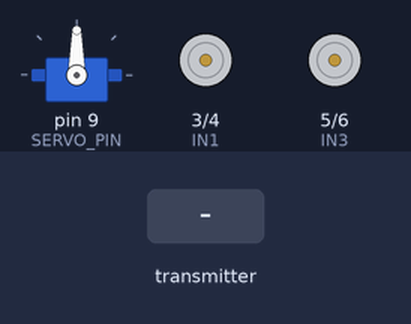
Recording of a sketch running on a simulated Arduino Uno, built with avr-gcc and run on an emulated ATmega328P. On the bench: servo, motor-driver pin pairs drawn as motors (green arrow = first pin HIGH = forward, orange = second pin HIGH = backward, longer = more drive). Inputs (shaded band) come from the test bench. No radio packets arrive unless stated.

Above: at 1.2 s.
1.3 s: the transmitter starts sending j1_x = 0
At 2.5 s:
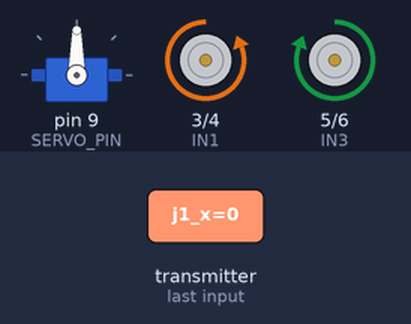
2.8 s: the transmitter starts sending j1_y = 0
At 3.8 s:
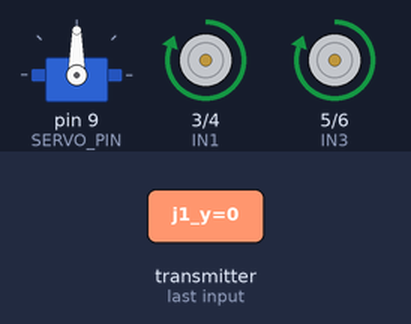
4.3 s: the transmitter starts sending j2_x = 0
At 4.9 s:
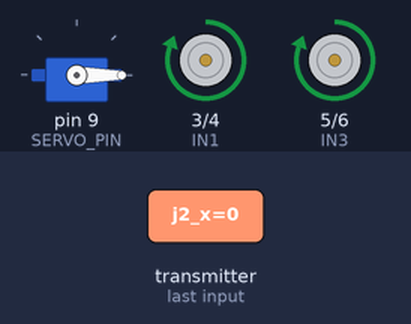
5.8 s: the transmitter starts sending j1_y = 512
At 7.0 s:
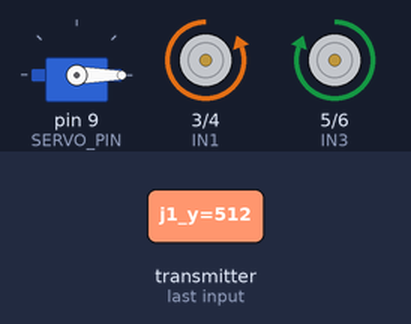
7.3 s: the transmitter starts sending j1_x = 512
At 8.4 s:
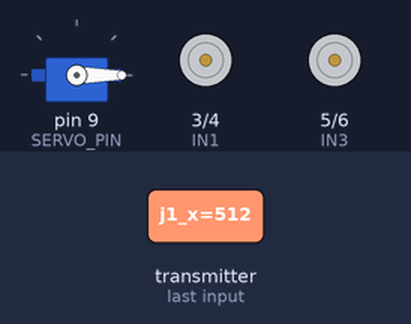
8.8 s: the transmitter starts sending j2_x = 256
At 9.5 s:
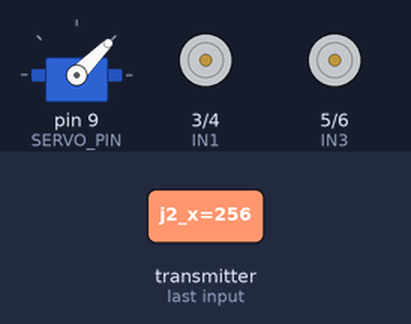
Timing chart, 0 to 11.3 s (numbered marks = the images above; inputs shaded):
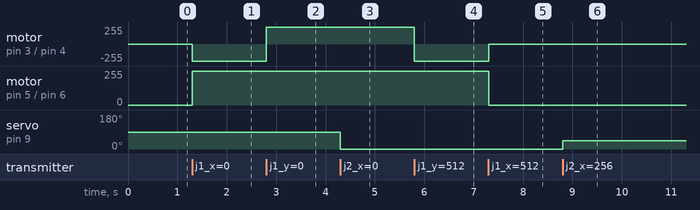

Measured:
- after the input at 1.3 s, motor on pin 3 (IN1) / pin 4 (IN2): stopped → backward 255/255 at once; motor on pin 5 (IN3) / pin 6 (IN4): stopped → forward 255/255 at once
- after the input at 2.8 s, motor on pin 3 (IN1) / pin 4 (IN2): backward 255/255 → forward 255/255 at once
- after the input at 4.3 s, servo on pin 9 (SERVO_PIN): 90° → 0° at once
- after the input at 5.8 s, motor on pin 3 (IN1) / pin 4 (IN2): forward 255/255 → backward 255/255 at once
- after the input at 7.3 s, motor on pin 3 (IN1) / pin 4 (IN2): backward 255/255 → stopped at once; motor on pin 5 (IN3) / pin 6 (IN4): forward 255/255 → stopped at once
- after the input at 8.8 s, servo on pin 9 (SERVO_PIN): 0° → 45° at once

The sketch:

receiver.ino
```cpp
#include <SPI.h>
#include <nRF24L01.h>
#include <RF24.h>
#include <Servo.h>

#define CE_PIN   7
#define CSN_PIN  8
#define IN1 3
#define IN2 4
#define IN3 5
#define IN4 6
#define SERVO_PIN 9

RF24 radio(CE_PIN, CSN_PIN);
const byte address[6] = "AUROR";
Servo camServo;

struct Data_Package {
  int j1_x;
  int j1_y;
  int j2_x;
};
Data_Package data;

void setup() {
  pinMode(IN1, OUTPUT);
  pinMode(IN2, OUTPUT);
  pinMode(IN3, OUTPUT);
  pinMode(IN4, OUTPUT);

  camServo.attach(SERVO_PIN);

  radio.begin();
  radio.openReadingPipe(0, address);
  radio.setPALevel(RF24_PA_MAX);
  radio.startListening();

  data.j1_x = 512;
  data.j1_y = 512;
  data.j2_x = 512;
}

void loop() {
  if (radio.available()) {
    radio.read(&data, sizeof(Data_Package));
  }

  int servoAngle = map(data.j2_x, 0, 1023, 0, 180);
  camServo.write(servoAngle);

  int yAxis = data.j1_y;
  int xAxis = data.j1_x;

  if (yAxis < 470) {
    digitalWrite(IN1, HIGH);
    digitalWrite(IN2, LOW);
    digitalWrite(IN3, HIGH);
    digitalWrite(IN4, LOW);
  }
  else if (yAxis > 550) {
    digitalWrite(IN1, LOW);
    digitalWrite(IN2, HIGH);
    digitalWrite(IN3, LOW);
    digitalWrite(IN4, HIGH);
  }
  else if (xAxis < 470) {
    digitalWrite(IN1, LOW);
    digitalWrite(IN2, HIGH);
    digitalWrite(IN3, HIGH);
    digitalWrite(IN4, LOW);
  }
  else if (xAxis > 550) {
    digitalWrite(IN1, HIGH);
    digitalWrite(IN2, LOW);
    digitalWrite(IN3, LOW);
    digitalWrite(IN4, HIGH);
  }
  else {
    digitalWrite(IN1, LOW);
    digitalWrite(IN2, LOW);
    digitalWrite(IN3, LOW);
    digitalWrite(IN4, LOW);
  }
}
```
